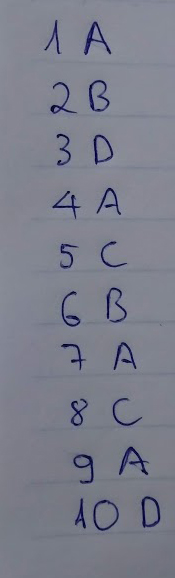
#> input picture server/demo.jpg, 175 x 578 px
$ python test.py
#> lines starting #> are read from the running program, lines starting #| are printed output that depends on the picture
import base64

import numpy as np
import requests
from PIL import Image

url = 'http://localhost:1999'

def test():
    image = Image.open('demo.jpg')
#> image is the input picture: PIL image 175x578 RGB; mean R, G, B 124.2, 126.7, 140
    image = np.asarray(image)
    image = image * 255
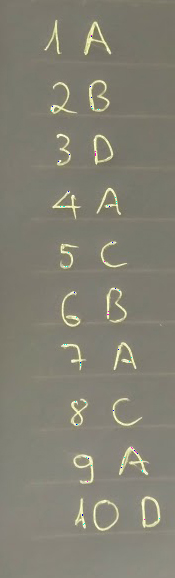
#> image: shape (578, 175, 3); mean R, G, B 131.6, 129.2, 116
    image = image.astype(np.uint8)
    temp = image[:, :, -1].reshape(image.shape[0], image.shape[1], 1)
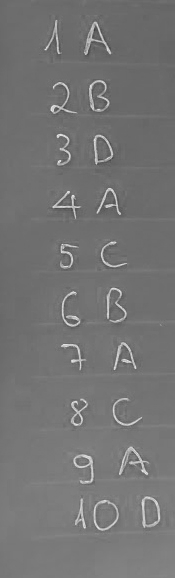
#> temp: shape (578, 175, 1); min 61, max 231, mean 116
    image = np.concatenate((temp, image[:, :, :-1]), axis = 2)
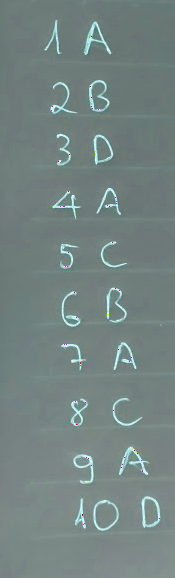
#> image: shape (578, 175, 3); mean R, G, B 116, 131.6, 129.2
    image = base64.standard_b64encode(image.tobytes())
    image = image.decode(encoding = 'utf8')
    # print(image)
    correct = {1: 'A', 2: 'B', 3: 'D', 4: 'A', 5: 'C', 6: 'D', 7: 'A', 8: 'C', 9: 'A', 10: 'C'}
    response = requests.post(url, json = {'image': image, 'correct': correct})
    print(response.status_code)
    print(response.json().get('score'))

if __name__ == "__main__":
    test()
#> (the call stopped at in test, `response = requests.post(url, json = {'image': image, 'correct': corre..`: requests is not available in this run)
